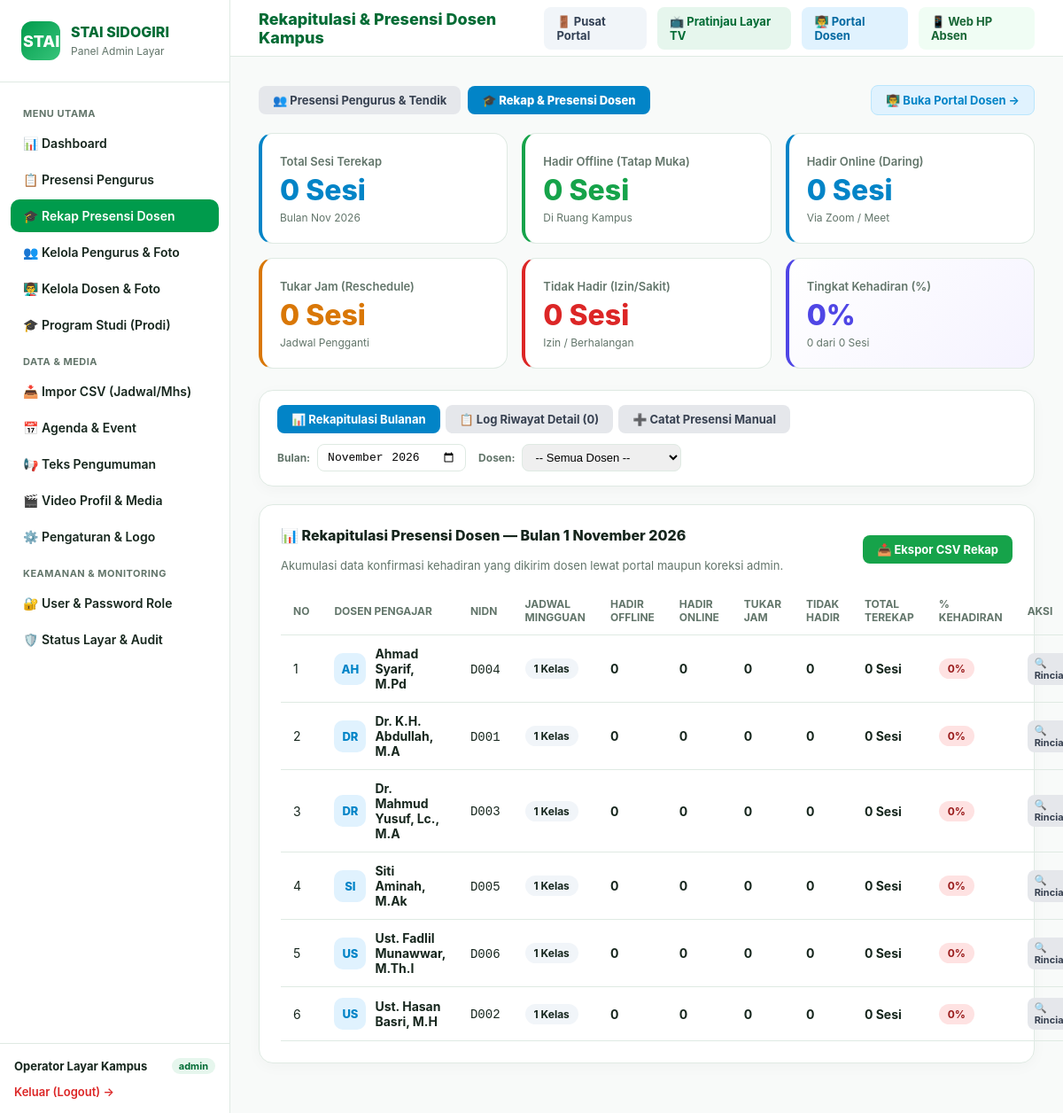
The page /admin/absensi_dosen.php (signed in) on the database its author committed.
### tables this page shows
CREATE TABLE `pengaturan` (
    `id` BIGINT UNSIGNED AUTO_INCREMENT PRIMARY KEY,
    `kunci` VARCHAR(100) NOT NULL UNIQUE,
    `nilai` JSON NOT NULL,
    `tipe` VARCHAR(50) NOT NULL DEFAULT 'string',
    `created_at` TIMESTAMP NULL DEFAULT CURRENT_TIMESTAMP,
    `updated_at` TIMESTAMP NULL DEFAULT CURRENT_TIMESTAMP ON UPDATE CURRENT_TIMESTAMP
);

CREATE TABLE `dosen` (
    `id` BIGINT UNSIGNED AUTO_INCREMENT PRIMARY KEY,
    `kode_nidn` VARCHAR(50) NOT NULL UNIQUE,
    `nama` VARCHAR(150) NOT NULL,
    `foto_path` VARCHAR(255) NULL,
    `no_hp` VARCHAR(30) NULL,
    `pin` VARCHAR(100) NULL,
    `aktif` TINYINT(1) NOT NULL DEFAULT 1,
    `deleted_at` TIMESTAMP NULL,
    `created_at` TIMESTAMP NULL DEFAULT CURRENT_TIMESTAMP,
    `updated_at` TIMESTAMP NULL DEFAULT CURRENT_TIMESTAMP ON UPDATE CURRENT_TIMESTAMP
);

### admin/absensi_dosen.php (the view, shortened to what the rows shown need)
<?php
$pdo = getAdminPdo();
$activeTab = $_GET['tab'] ?? 'rekap';
$selectedMonth = $_GET['bulan'] ?? date('Y-m');
$filterDosenId = (int)($_GET['dosen_id'] ?? 0);
$sqlRekapDosen = "SELECT d.id, d.kode_nidn, d.nama, d.foto_path,
                         COUNT(DISTINCT j.id) AS total_jadwal,
                         COALESCE(SUM(CASE WHEN kd.status = 'hadir' AND kd.mode = 'offline' THEN 1 ELSE 0 END), 0) AS hadir_offline,
                         COALESCE(SUM(CASE WHEN kd.status = 'hadir' AND kd.mode = 'online' THEN 1 ELSE 0 END), 0) AS hadir_online,
                         COALESCE(SUM(CASE WHEN kd.status = 'tukar_jam' THEN 1 ELSE 0 END), 0) AS tukar_jam,
                         COALESCE(SUM(CASE WHEN kd.status IN ('tidak_hadir', 'tidak', 'izin', 'alpa') THEN 1 ELSE 0 END), 0) AS tidak_hadir,
                         COALESCE(COUNT(kd.id), 0) AS total_sesi_terekap
                  FROM `dosen` d
                  LEFT JOIN `jadwal_kuliah` j ON j.dosen_id = d.id AND j.aktif = 1
                  LEFT JOIN `kehadiran_dosen` kd ON kd.dosen_id = d.id
                       AND kd.tanggal LIKE :bulan
                       AND (kd.jadwal_id > 0 OR NOT EXISTS (
                           SELECT 1 FROM `kehadiran_dosen` kd2
                           WHERE kd2.dosen_id = kd.dosen_id
                             AND kd2.tanggal = kd.tanggal
                             AND kd2.jadwal_id > 0
                       ))
                  WHERE d.deleted_at IS NULL AND d.aktif = 1 " .
                  ($filterDosenId > 0 ? "AND d.id = {$filterDosenId} " : "") .
                  "GROUP BY d.id
                  ORDER BY d.nama ASC";
$stmtRekap = $pdo->prepare($sqlRekapDosen);
$stmtRekap->execute(['bulan' => $selectedMonth . '%']);
$dosenRekapList = $stmtRekap->fetchAll();
require_once __DIR__ . '/header.php';
?>
<?php if ($activeTab === 'rekap'): ?>
    <div class="card">
        <table>
            <thead>
                <tr>
                    <th style="width:50px">No</th>
                    <th>Dosen Pengajar</th>
                    <th>NIDN</th>
                    <th>Jadwal Mingguan</th>
                    <th>Hadir Offline</th>
                    <th>Hadir Online</th>
                    <th>Tukar Jam</th>
                    <th>Tidak Hadir</th>
                    <th>Total Terekap</th>
                    <th>% Kehadiran</th>
                    <th>Aksi</th>
                </tr>
            </thead>
            <tbody>
                <?php if (empty($dosenRekapList)): ?>
                    <tr>
                        <td colspan="11" style="text-align:center;padding:30px;color:var(--muted)">
                            Tidak ada data dosen yang sesuai dengan filter.
                        </td>
                    </tr>
                <?php else: ?>
                    <?php foreach ($dosenRekapList as $idx => $r): ?>
                    <?php
                        $totHadir = (int)$r['hadir_offline'] + (int)$r['hadir_online'];
                        $totSesi = (int)$r['total_sesi_terekap'];
                        $pct = $totSesi > 0 ? round(($totHadir / $totSesi) * 100, 1) : 0;
                        $fotoUrl = !empty($r['foto_path']) ? '../storage/' . ltrim($r['foto_path'], '/') : null;
                    ?>
                    <tr>
                        <td><?= $idx + 1 ?></td>
                        <td>
                            <div style="display:flex;align-items:center;gap:10px">
                                <div style="width:36px;height:36px;border-radius:10px;background:#e0f2fe;color:#0284c7;display:grid;place-items:center;font-weight:800;font-size:13px;overflow:hidden;flex-shrink:0">
                                    <?php if ($fotoUrl): ?>
                                        <img src="<?= htmlspecialchars($fotoUrl) ?>" style="width:100%;height:100%;object-fit:cover" alt="">
                                    <?php else: ?>
                                        <?= strtoupper(substr($r['nama'], 0, 2)) ?>
                                    <?php endif; ?>
                                </div>
                                <b><?= htmlspecialchars($r['nama']) ?></b>
                            </div>
                        </td>
                        <td><code><?= htmlspecialchars($r['kode_nidn']) ?></code></td>
                        <td><span class="badge" style="background:#f1f5f9;color:var(--ink)"><?= $r['total_jadwal'] ?> Kelas</span></td>
                        <td><b><?= $r['hadir_offline'] ?></b></td>
                        <td><b><?= $r['hadir_online'] ?></b></td>
                        <td><b><?= $r['tukar_jam'] ?></b></td>
                        <td><b><?= $r['tidak_hadir'] ?></b></td>
                        <td><b><?= $totSesi ?> Sesi</b></td>
                        <td>
                            <?php if ($pct >= 85): ?>
                                <span class="badge ok"><?= $pct ?>%</span>
                            <?php elseif ($pct >= 70): ?>
                                <span class="badge" style="background:#fef3c7;color:#b45309"><?= $pct ?>%</span>
                            <?php else: ?>
                                <span class="badge err"><?= $pct ?>%</span>
                            <?php endif; ?>
                        </td>
                        <td>
                            <div style="display:flex;gap:6px;flex-wrap:wrap">
                                <a href="?tab=detail&bulan=<?= urlencode($selectedMonth) ?>&dosen_id=<?= $r['id'] ?>" class="btn btn-secondary" style="padding:4px 8px;font-size:11px" title="Lihat riwayat rincian dosen ini">
                                    🔍 Rincian
                                </a>
                            </div>
                        </td>
                    </tr>
                    <?php endforeach; ?>
                <?php endif; ?>
            </tbody>
        </table>
    </div>
<?php endif; ?>
<?php require_once __DIR__ . '/footer.php'; ?>

### admin/header.php (shortened to what the rows shown need)
<?php
$campusNameHeader = 'STAI SIDOGIRI';
try {
    $adminPdoHeader = getAdminPdo();
    $rowCamp = $adminPdoHeader->query("SELECT `nilai` FROM `pengaturan` WHERE `kunci` = 'nama_kampus'")->fetch();
    if ($rowCamp && !empty($rowCamp['nilai'])) {
        $campusNameHeader = json_decode($rowCamp['nilai'], true) ?: 'STAI SIDOGIRI';
    }
} catch (Throwable $e) {}
?>
<!DOCTYPE html>
<html lang="id">
<head>
</head>
<body>
    <aside>
        <div class="brand">
            <div class="brand-text">
                <h2><?= htmlspecialchars($campusNameHeader) ?></h2>
                <small>Panel Admin Layar</small>
            </div>
        </div>
    </aside>
    <main>
        <div class="content">

### rows shown on the page
pengaturan: nilai "STAI SIDOGIRI"
dosen: nama "AH", nama "Ahmad Syarif, M.Pd", kode_nidn "D004", total_jadwal "1", hadir_offline "0", hadir_online "0", tukar_jam "0", tidak_hadir "0", totSesi "0", pct "0"
dosen: nama "DR", nama "Dr. K.H. Abdullah, M.A", kode_nidn "D001", total_jadwal "1", hadir_offline "0", hadir_online "0", tukar_jam "0", tidak_hadir "0", totSesi "0", pct "0"
dosen: nama "DR", nama "Dr. Mahmud Yusuf, Lc., M.A", kode_nidn "D003", total_jadwal "1", hadir_offline "0", hadir_online "0", tukar_jam "0", tidak_hadir "0", totSesi "0", pct "0"
dosen: nama "SI", nama "Siti Aminah, M.Ak", kode_nidn "D005", total_jadwal "1", hadir_offline "0", hadir_online "0", tukar_jam "0", tidak_hadir "0", totSesi "0", pct "0"
dosen: nama "US", nama "Ust. Fadlil Munawwar, M.Th.I", kode_nidn "D006", total_jadwal "1", hadir_offline "0", hadir_online "0", tukar_jam "0", tidak_hadir "0", totSesi "0", pct "0"
dosen: nama "US", nama "Ust. Hasan Basri, M.H", kode_nidn "D002", total_jadwal "1", hadir_offline "0", hadir_online "0", tukar_jam "0", tidak_hadir "0", totSesi "0", pct "0"

### other values the page prints
$admin['name'] "Operator Layar Kampus"
$admin['role'] "admin"
$kpiTotalSesi "0"
$kpiHadirOffline "0"
$kpiHadirOnline "0"
$kpiTukarJam "0"
$kpiTidakHadir "0"
$kpiPersenHadir "0"
$kpiTotalHadir "0"
count($detailList) "0"
